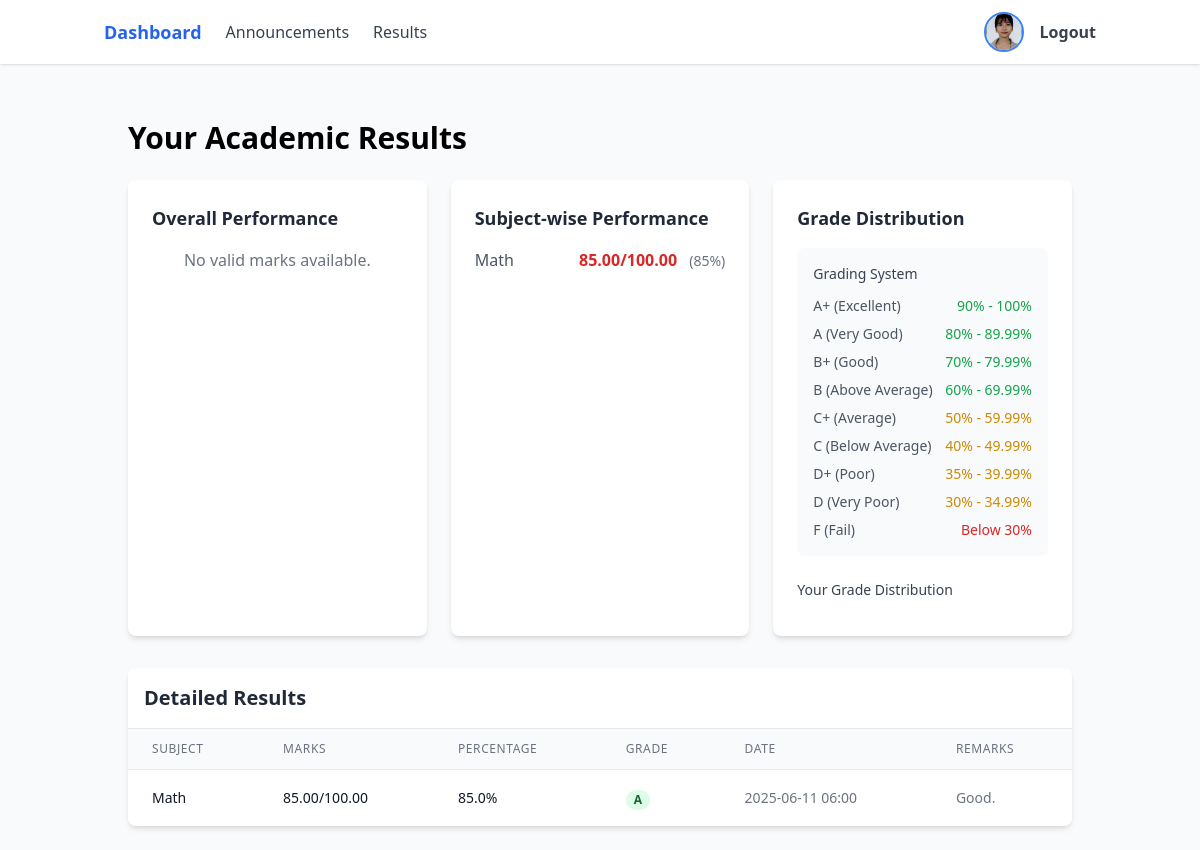
Before: /student/results/ (signed in) with the older database file.
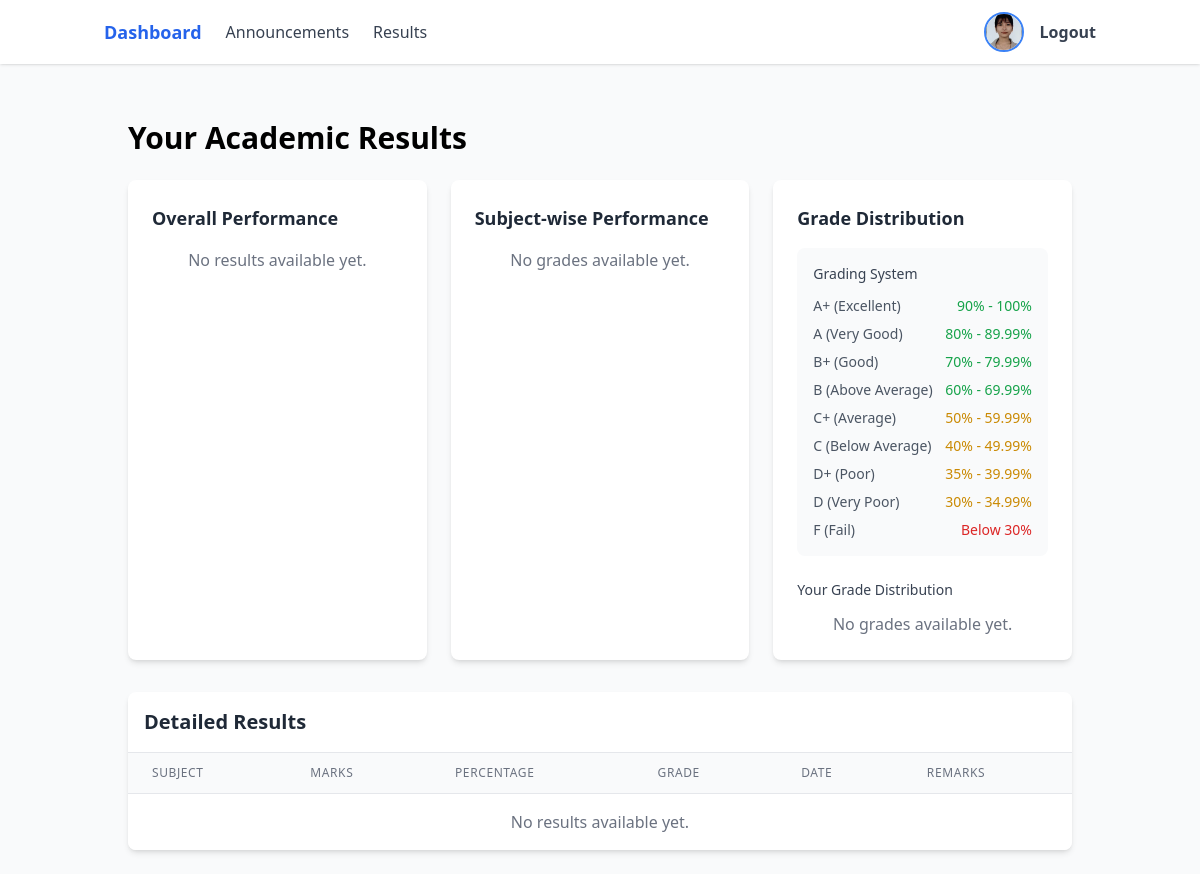
After: the same page with the newer database file.
### users/models.py (models this page shows, shortened)
class Result(models.Model):
    GRADE_CHOICES = [
        ('A+', 'A+'),
        ('A', 'A'),
        ('B+', 'B+'),
        ('B', 'B'),
        ('C+', 'C+'),
        ('C', 'C'),
        ('D+', 'D+'),
        ('D', 'D'),
        ('F', 'F'),
    ]
    GRADE_RANGES = {
        'A+': (90, 100),
        'A': (80, 89.99),
        'B+': (70, 79.99),
        'B': (60, 69.99),
        'C+': (50, 59.99),
        'C': (40, 49.99),
        'D+': (35, 39.99),
        'D': (30, 34.99),
        'F': (0, 29.99),
    }
    PERFORMANCE_CHOICES = [
        ('excellent', 'Excellent'),
        ('very_good', 'Very Good'),
        ('good', 'Good'),
        ('satisfactory', 'Satisfactory'),
        ('needs_improvement', 'Needs Improvement'),
        ('poor', 'Poor'),
    ]
    student = models.ForeignKey(User, on_delete=models.CASCADE, related_name='results')
    subject = models.CharField(max_length=100)
    marks_obtained = models.DecimalField(max_digits=5, decimal_places=2)
    total_marks = models.DecimalField(max_digits=5, decimal_places=2, default=100)
    grade = models.CharField(max_length=2, choices=GRADE_CHOICES)
    remarks = models.TextField(blank=True, null=True)
    overall_performance = models.CharField(max_length=20, choices=PERFORMANCE_CHOICES, blank=True, null=True)
    created_by = models.ForeignKey(User, on_delete=models.CASCADE, related_name='results_created')
    created_at = models.DateTimeField(default=timezone.now)
    updated_at = models.DateTimeField(auto_now=True)
    class Meta:
        ordering = ['-created_at']
        unique_together = ['student', 'subject']
    def percentage(self):
        if self.total_marks == 0:
            return 0
        return (self.marks_obtained / self.total_marks) * 100

### users/views.py (the view)
# urls.py: path('student/results/', views.student_results, name='student_results'),
@login_required
def student_results(request):
    if not request.user.is_student:
        return redirect('login')
    results = Result.objects.filter(student=request.user)
    context = {
        'results': results,
        'grade_ranges': Result.GRADE_RANGES
    }
    return render(request, 'users/results.html', context)

### users/models.py (called while the page is built)
    @property
    def is_teacher(self):
        return self.role == 'teacher'

    @property
    def is_student(self):
        return self.role == 'student'

### users/templates/users/results.html (shortened to what the changed rows need)
{% extends 'users/base.html' %}
{% block content %}
<div class="container mx-auto p-6">
    <h2 class="text-3xl font-bold mb-6">Your Academic Results</h2>
    <div class="grid grid-cols-1 md:grid-cols-2 lg:grid-cols-3 gap-6 mb-8">
        <div class="bg-white rounded-lg shadow-md p-6">
            <h3 class="text-lg font-semibold text-gray-800 mb-4">Overall Performance</h3>
            {% with total_subjects=results|length %}
                {% if total_subjects > 0 %}
                    {% with total_marks=0 total_obtained=0 %}
                        {% if total_marks > 0 %}
                            {% widthratio total_obtained total_marks 100 as overall_percentage %}
                            <div class="space-y-3">
                                <div class="flex justify-between items-center">
                                    <span class="text-gray-600">Total Subjects</span>
                                    <span class="font-semibold">{{ total_subjects }}</span>
                                </div>
                                <div class="flex justify-between items-center">
                                    <span class="text-gray-600">Total Marks</span>
                                    <span class="font-semibold">{{ total_obtained }}/{{ total_marks }}</span>
                                </div>
                                <div class="flex justify-between items-center">
                                    <span class="text-gray-600">Overall Percentage</span>
                                    <span class="font-semibold {% if overall_percentage >= 80 %}text-green-600{% elif overall_percentage >= 60 %}text-yellow-600{% else %}text-red-600{% endif %}">
                                        {{ overall_percentage }}%
                                    </span>
                                </div>
                                <div class="flex justify-between items-center">
                                    <span class="text-gray-600">Overall Grade</span>
                                    <span class="font-semibold {% if overall_percentage >= 80 %}text-green-600{% elif overall_percentage >= 60 %}text-yellow-600{% else %}text-red-600{% endif %}">
                                        {% if overall_percentage >= 90 %}A+
                                        {% elif overall_percentage >= 80 %}A
                                        {% elif overall_percentage >= 70 %}B+
                                        {% elif overall_percentage >= 60 %}B
                                        {% elif overall_percentage >= 50 %}C+
                                        {% elif overall_percentage >= 40 %}C
                                        {% elif overall_percentage >= 35 %}D+
                                        {% elif overall_percentage >= 30 %}D
                                        {% else %}F{% endif %}
                                    </span>
                                </div>
                                {% with latest_result=results|first %}
                                {% if latest_result.overall_performance %}
                                <div class="flex justify-between items-center">
                                    <span class="text-gray-600">Teacher's Assessment</span>
                                    <span class="font-semibold {% if latest_result.overall_performance in 'excellent,very_good,good' %}text-green-600{% elif latest_result.overall_performance == 'satisfactory' %}text-yellow-600{% else %}text-red-600{% endif %}">
                                        {{ latest_result.get_overall_performance_display }}
                                    </span>
                                </div>
                                {% endif %}
                                {% endwith %}
                            </div>
                        {% else %}
                            <p class="text-gray-500 text-center">No valid marks available.</p>
                        {% endif %}
                    {% endwith %}
                {% else %}
                    <p class="text-gray-500 text-center">No results available yet.</p>
                {% endif %}
            {% endwith %}
        </div>
        <div class="bg-white rounded-lg shadow-md p-6">
            <h3 class="text-lg font-semibold text-gray-800 mb-4">Subject-wise Performance</h3>
            {% if results %}
                <div class="space-y-3">
                    {% for result in results %}
                        {% if result.total_marks > 0 %}
                            {% widthratio result.marks_obtained result.total_marks 100 as percentage %}
                            <div class="flex justify-between items-center">
                                <span class="text-gray-600">{{ result.subject }}</span>
                                <div class="text-right">
                                    <span class="font-semibold {% if percentage >= 80 %}text-green-600{% elif percentage >= 60 %}text-yellow-600{% else %}text-red-600{% endif %}">
                                        {{ result.marks_obtained }}/{{ result.total_marks }}
                                    </span>
                                    <span class="text-sm text-gray-500 ml-2">
                                        ({{ percentage }}%)
                                    </span>
                                </div>
                            </div>
                        {% endif %}
                    {% endfor %}
                </div>
            {% else %}
                <p class="text-gray-500 text-center">No grades available yet.</p>
            {% endif %}
        </div>
        <div class="bg-white rounded-lg shadow-md p-6">
            <h3 class="text-lg font-semibold text-gray-800 mb-4">Grade Distribution</h3>
            <div class="mb-6 p-4 bg-gray-50 rounded-lg">
                <h4 class="text-sm font-medium text-gray-700 mb-3">Grading System</h4>
                <div class="space-y-2">
                </div>
            </div>
            <h4 class="text-sm font-medium text-gray-700 mb-3">Your Grade Distribution</h4>
            {% if results %}
                <div class="space-y-3">
                    {% for grade, range in grade_ranges.items %}
                        {% with count=0 %}
                            {% for result in results %}
                                {% if result.grade == grade %}
                                {% endif %}
                            {% endfor %}
                            {% if count > 0 %}
                            <div class="flex justify-between items-center">
                                <span class="text-gray-600">Grade {{ grade }}</span>
                                <span class="font-semibold {% if grade in 'A+,A' %}text-green-600{% elif grade in 'B+,B' %}text-green-600{% elif grade in 'C+,C' %}text-yellow-600{% elif grade in 'D+,D' %}text-yellow-600{% else %}text-red-600{% endif %}">
                                    {{ count }} subject{% if count != 1 %}s{% endif %}
                                </span>
                            </div>
                            {% endif %}
                        {% endwith %}
                    {% endfor %}
                </div>
            {% else %}
                <p class="text-gray-500 text-center">No grades available yet.</p>
            {% endif %}
        </div>
    </div>
    <div class="bg-white rounded-lg shadow-md overflow-hidden">
        <div class="overflow-x-auto">
            <table class="min-w-full divide-y divide-gray-200">
                <thead class="bg-gray-50">
                    <tr>
                        <th class="px-6 py-3 text-left text-xs font-medium text-gray-500 uppercase tracking-wider">Subject</th>
                        <th class="px-6 py-3 text-left text-xs font-medium text-gray-500 uppercase tracking-wider">Marks</th>
                        <th class="px-6 py-3 text-left text-xs font-medium text-gray-500 uppercase tracking-wider">Percentage</th>
                        <th class="px-6 py-3 text-left text-xs font-medium text-gray-500 uppercase tracking-wider">Grade</th>
                        <th class="px-6 py-3 text-left text-xs font-medium text-gray-500 uppercase tracking-wider">Date</th>
                        <th class="px-6 py-3 text-left text-xs font-medium text-gray-500 uppercase tracking-wider">Remarks</th>
                    </tr>
                </thead>
                <tbody class="bg-white divide-y divide-gray-200">
                    {% for result in results %}
                    {% if result.total_marks > 0 %}
                    {% with percentage=result.percentage %}
                    <tr>
                        <td class="px-6 py-4 whitespace-nowrap text-sm font-medium text-gray-900">{{ result.subject }}</td>
                        <td class="px-6 py-4 whitespace-nowrap text-sm text-gray-900">{{ result.marks_obtained }}/{{ result.total_marks }}</td>
                        <td class="px-6 py-4 whitespace-nowrap text-sm text-gray-900">{{ percentage|floatformat:1 }}%</td>
                        <td class="px-6 py-4 whitespace-nowrap">
                            <span class="px-2 inline-flex text-xs leading-5 font-semibold rounded-full
                                {% if percentage >= 80 %}bg-green-100 text-green-800
                                {% elif percentage >= 60 %}bg-green-100 text-green-800
                                {% elif percentage >= 50 %}bg-yellow-100 text-yellow-800
                                {% elif percentage >= 40 %}bg-yellow-100 text-yellow-800
                                {% else %}bg-red-100 text-red-800{% endif %}">
                                {{ result.grade }}
                            </span>
                        </td>
                        <td class="px-6 py-4 whitespace-nowrap text-sm text-gray-500">{{ result.created_at|date:"Y-m-d H:i" }}</td>
                        <td class="px-6 py-4 text-sm text-gray-500">{{ result.remarks|default:"No remarks" }}</td>
                    </tr>
                    {% endwith %}
                    {% endif %}
                    {% empty %}
                    <tr>
                        <td colspan="6" class="px-6 py-4 text-center text-gray-500">No results available yet.</td>
                    </tr>
                    {% endfor %}
                </tbody>
            </table>
        </div>
    </div>
</div>
{% endblock %}

Changed rows visible on the page:
removed Result: subject "Math", marks_obtained "85.00", total_marks "100.00", marks_obtained "85", percentage "85.0", grade "A", created_at "2025-06-11 06:00", remarks "Good."
Other visible differences:
text no longer shown: "No valid marks available."
text now shown: "No results available yet. No grades available yet. No grades available yet. No results available yet."
